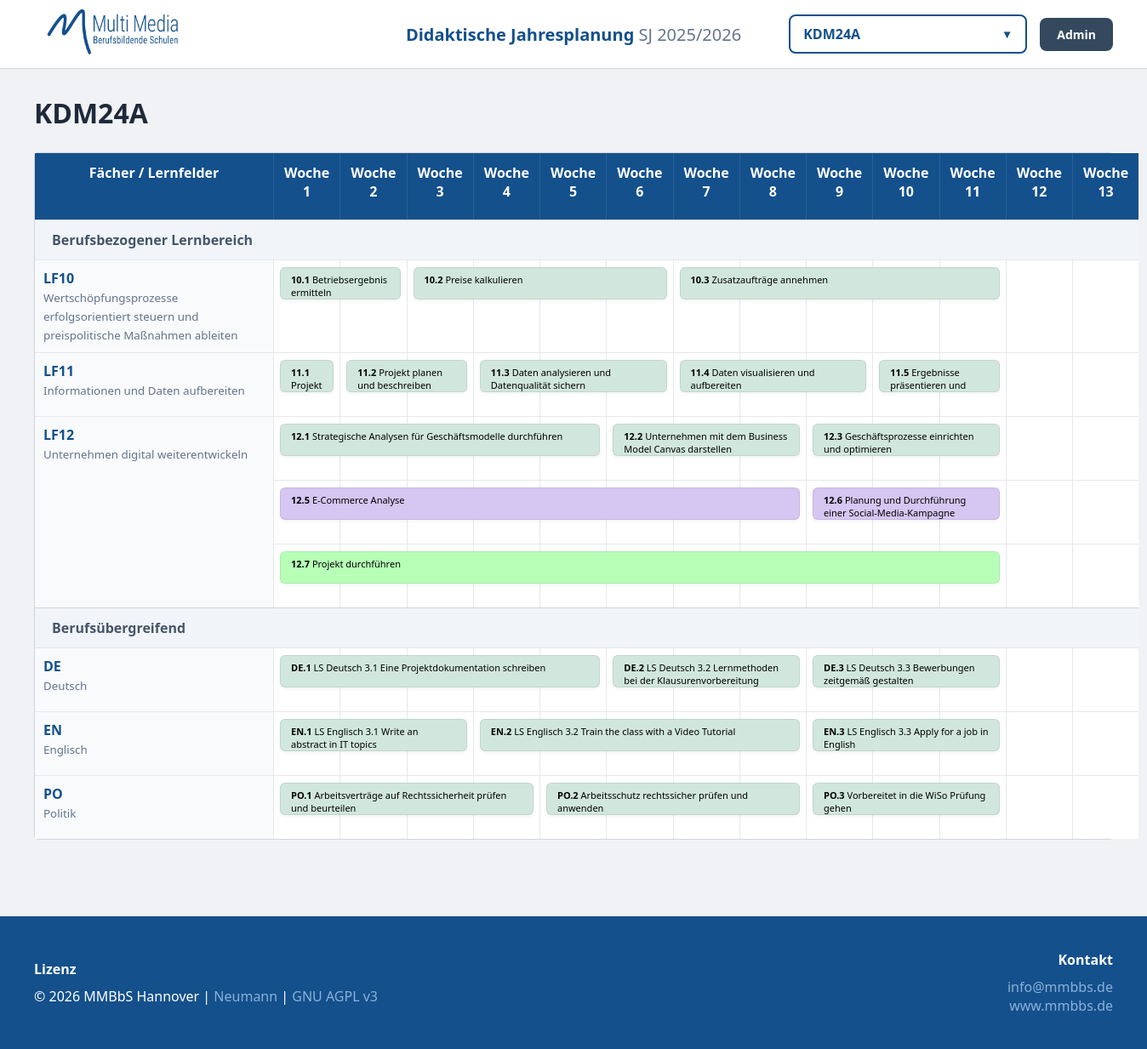
The app's page /didakt_index.php?c=KDM24A with its own data.
### tables this page shows
CREATE TABLE entities (
    id TEXT PRIMARY KEY, 
    name TEXT, 
    type TEXT -- 'classes' oder 'templates'
);

CREATE TABLE subjects (
    id INTEGER PRIMARY KEY AUTOINCREMENT,
    entity_id TEXT,
    sub_key TEXT,
    name TEXT,
    total_hours INTEGER,
    category TEXT,
    FOREIGN KEY(entity_id) REFERENCES entities(id) ON DELETE CASCADE
);

CREATE TABLE planning (
    id INTEGER PRIMARY KEY AUTOINCREMENT,
    subject_id INTEGER,
    ls_nr TEXT,
    title TEXT,
    hours INTEGER,
    start INTEGER,
    end INTEGER,
    color TEXT,
    url TEXT,
    FOREIGN KEY(subject_id) REFERENCES subjects(id) ON DELETE CASCADE
);

### didakt_index.php (the view, shortened to what this page needs)
<?php
try {
    $db = new PDO('sqlite:didakt_data.db');
    $db->setAttribute(PDO::ATTR_ERRMODE, PDO::ERRMODE_EXCEPTION);
} catch (Exception $e) {
    die("Datenbankfehler. Bitte didakt_admin.php aufrufen.");
}
$selId = $_GET['c'] ?? null;
$class = null;
if ($selId) {
    $stmt = $db->prepare("SELECT * FROM entities WHERE id = ? AND type='classes'");
    $stmt->execute([$selId]);
    $class = $stmt->fetch(PDO::FETCH_ASSOC);
}
$schuljahr = "2025/2026";
$dropdownClasses = $db->query("SELECT * FROM entities WHERE type='classes' ORDER BY name COLLATE NOCASE")->fetchAll(PDO::FETCH_ASSOC);
function getSortedData($db, $entityId) {
    $stmt = $db->prepare("SELECT * FROM subjects WHERE entity_id = ? ORDER BY
        CASE WHEN sub_key LIKE 'LF%' THEN 0 ELSE 1 END,
        CAST(SUBSTR(sub_key, 3) AS INTEGER), sub_key");
    $stmt->execute([$entityId]);
    $subs = $stmt->fetchAll(PDO::FETCH_ASSOC);
    $b = []; $u = [];
    foreach ($subs as $s) {
        $lsStmt = $db->prepare("SELECT * FROM planning WHERE subject_id = ? ORDER BY ls_nr");
        $lsStmt->execute([$s['id']]);
        $s['planning'] = $lsStmt->fetchAll(PDO::FETCH_ASSOC);
        if (($s['category']??'')==='bezogen' || strpos($s['sub_key'],'LF')===0) $b[]=$s;
        else $u[]=$s;
    }
    return ['Berufsbezogener Lernbereich' => $b, 'Berufsübergreifend' => $u];
}
function stackPlanning($planning) {
    usort($planning, function($a, $b) { return $a['start'] <=> $b['start']; });
    $rows = [];
    foreach ($planning as $ls) {
        $placed = false;
        foreach ($rows as &$row) {
            $overlap = false;
            foreach ($row as $existing) {
                if (!($ls['end'] < $existing['start'] || $ls['start'] > $existing['end'])) { $overlap = true; break; }
            }
            if (!$overlap) { $row[] = $ls; $placed = true; break; }
        }
        if (!$placed) { $rows[] = [$ls]; }
    }
    return $rows;
}
?>
<!DOCTYPE html>
<html lang="de">
<head>
</head>
<body>
<header>
    <div><img src="logo.png" style="height:55px;" onerror="this.style.visibility='hidden'"></div>
    <div class="header-title"><h1>Didaktische Jahresplanung <span style="font-weight:300; color:#64748b;">SJ <?= $schuljahr ?></span></h1></div>
    <div style="display:flex; justify-content:flex-end; gap:15px; align-items:center;">
        <div class="custom-select-container" id="customSelect">
            <div class="select-trigger" onclick="toggleMenu(event)">
                <span><?= $class ? htmlspecialchars($class['name']) : 'Klasse wählen...' ?></span>
                <small>▼</small>
            </div>
        </div>
        <a href="didakt_admin.php" style="text-decoration:none; background:#34495e; color:white; padding:10px 20px; border-radius:8px; font-size:14px; font-weight:600;">Admin</a>
    </div>
</header>
<div class="container">
    <?php if($class): $sorted = getSortedData($db, $class['id']); ?>
        <h1 style="margin-top:0; margin-bottom:25px; color:#1e293b;"><?= htmlspecialchars($class['name']) ?></h1>
        <div class="grid">
            <div class="cell header-cell" style="border-left:none;">Fächer / Lernfelder</div>
            <?php for($i=1; $i<=13; $i++) echo "<div class='cell header-cell'>Woche $i</div>"; ?>
            <?php foreach($sorted as $catName => $subs): if(empty($subs)) continue; ?>
                <div class="cat-row"><?= $catName ?></div>
                <?php foreach($subs as $s):
                    $stackedRows = stackPlanning($s['planning']);
                    $rowCount = max(1, count($stackedRows));
                ?>
                    <div class="cell" style="grid-row: span <?= $rowCount ?>; background:#f8fafc; font-weight:600; border-left:none;">
                        <span style="color:var(--primary-blue)"><?= htmlspecialchars($s['sub_key']) ?></span><br>
                        <small style="color:#64748b; font-weight:400;"><?= htmlspecialchars($s['name']) ?></small>
                    </div>
                    <?php for($r=0; $r < $rowCount; $r++): ?>
                        <?php for($w=1; $w<=13; $w++):
                            $hasStart = false;
                            if(isset($stackedRows[$r])) {
                                foreach($stackedRows[$r] as $p) if($p['start'] == $w) $hasStart = true;
                            }
                        ?>
                            <div class="cell" style="<?= $hasStart ? 'z-index: 10;' : '' ?>">
                                <?php if(isset($stackedRows[$r])): foreach($stackedRows[$r] as $p): if($p['start'] == $w):
                                    $numWeeks = ($p['end'] - $p['start'] + 1);
                                    $barWidth = "calc(" . ($numWeeks * 100) . "% + " . ($numWeeks - 1) . "px - 14px)";
                                    $url = !empty($p['url']) ? $p['url'] : null;
                                ?>
                                    <div class="ls-bar"
                                         style="background:<?= $p['color'] ?>; width:<?= $barWidth ?>; left: 7px; <?= $url ? 'cursor:pointer' : '' ?>"
                                         onclick="<?= $url ? "window.open('$url','_blank')" : "" ?>">
                                        <strong><?= htmlspecialchars($p['ls_nr'] ?? '') ?></strong> <?= htmlspecialchars($p['title']) ?>
                                    </div>
                                <?php endif; endforeach; endif; ?>
                            </div>
                        <?php endfor; endfor; ?>
                <?php endforeach; endforeach; ?>
        </div>
    <?php endif; ?>
</div>
<footer>
    <div class="footer-content">
        <div>
            <h4 style="margin:0 0 10px 0;">Lizenz</h4>
            © <?= date('Y') ?> MMBbS Hannover | <a href="https://github.com/herr-nm/MMBbS_Didaktischer_Jahresplan" target="_blank" class="footer-link">Neumann</a> | <a href="https://www.gnu.org/licenses/agpl-3.0.html" target="_blank" class="footer-link">GNU AGPL v3</a>
        </div>
        <div style="text-align: right;">
            <h4 style="margin:0 0 10px 0;">Kontakt</h4>
            <a href="mailto:info@mmbbs.de" class="footer-link">info@mmbbs.de</a><br>
            <a href="https://www.mmbbs.de" target="_blank" class="footer-link">www.mmbbs.de</a>
        </div>
    </div>
</footer>
</body>
</html>

### didakt_index.php (style rules this page uses)
:root { --primary-blue: #14508c; --border-dark: #d1d5db; --border-light: #e5e7eb; }
body { font-family: 'Segoe UI', system-ui, sans-serif; background: #f0f2f5; margin: 0; display: flex; flex-direction: column; min-height: 100vh; }
header { background: #fff; padding: 10px 40px; display: grid; grid-template-columns: 1fr auto 1fr; align-items: center; border-bottom: 1px solid var(--border-dark); gap: 20px; }
.header-title h1 { margin: 0; font-size: 1.25rem; color: var(--primary-blue); }
.custom-select-container { position: relative; width: 280px; }
.select-trigger { padding: 10px 15px; background: white; border: 2px solid var(--primary-blue); border-radius: 8px; cursor: pointer; display: flex; justify-content: space-between; align-items: center; font-weight: 600; color: var(--primary-blue); transition: all 0.2s; }
.container { padding: 30px 40px; flex: 1; }
.grid { display: grid; grid-template-columns: 280px repeat(13, 1fr); background: #fff; border: 1px solid var(--border-dark); border-radius: 4px; }
.cell { padding: 10px; min-height: 54px; position: relative; border-top: 1px solid var(--border-light); border-left: 1px solid var(--border-light); background: #fff; }
.header-cell { background: var(--primary-blue); color: white; text-align: center; font-weight: 600; padding: 12px; border: none; border-left: 1px solid rgba(255,255,255,0.1); }
.cat-row { grid-column: span 14; background: #f1f5f9; padding: 12px 20px; font-weight: bold; color: #475569; border-top: 1px solid var(--border-dark); }
.ls-bar { position: absolute; top: 8px; height: 38px; border-radius: 6px; font-size: 11px; padding: 6px 12px; box-sizing: border-box; z-index: 100; border: 1px solid rgba(0,0,0,0.08); overflow: hidden; box-shadow: 0 2px 4px rgba(0,0,0,0.05); transition: transform 0.1s; }
footer { background-color: #14508c; color: white; padding: 40px 0; margin-top: 60px; }
.footer-content { max-width: 1320px; margin: 0 auto; padding: 0 40px; display: flex; justify-content: space-between; align-items: center; }
.footer-link { color: #89b1d8; text-decoration: none; transition: color 0.2s; }

### records on screen
entities: name "KDM24A"
subjects: sub_key "LF10", name "Wertschöpfungsprozesse erfolgsorientiert steuern und preispolitische Maßnahmen ableiten"
planning: ls_nr "10.1", title "Betriebsergebnis ermitteln"
planning: ls_nr "10.2", title "Preise kalkulieren"
planning: ls_nr "10.3", title "Zusatzaufträge annehmen"
subjects: sub_key "LF11", name "Informationen und Daten aufbereiten"
planning: ls_nr "11.1", title "Projekt…"
planning: ls_nr "11.2", title "Projekt planen und beschreiben"
planning: ls_nr "11.3", title "Daten analysieren und Datenqualität sichern"
planning: ls_nr "11.4", title "Daten visualisieren und aufbereiten"
planning: ls_nr "11.5", title "Ergebnisse präsentieren und…"
subjects: sub_key "LF12", name "Unternehmen digital weiterentwickeln"
planning: ls_nr "12.1", title "Strategische Analysen für Geschäftsmodelle durchführen"
planning: ls_nr "12.2", title "Unternehmen mit dem Business Model Canvas darstellen"
planning: ls_nr "12.3", title "Geschäftsprozesse einrichten und optimieren"
planning: ls_nr "12.5", title "E-Commerce Analyse"
planning: ls_nr "12.6", title "Planung und Durchführung einer Social-Media-Kampagne"
planning: ls_nr "12.7", title "Projekt durchführen"
subjects: sub_key "DE", name "Deutsch"
planning: ls_nr "DE.1", title "LS Deutsch 3.1 Eine Projektdokumentation schreiben"
planning: ls_nr "DE.2", title "LS Deutsch 3.2 Lernmethoden bei der Klausurenvorbereitung…"
planning: ls_nr "DE.3", title "LS Deutsch 3.3 Bewerbungen zeitgemäß gestalten"
subjects: sub_key "EN", name "Englisch"
planning: ls_nr "EN.1", title "LS Englisch 3.1 Write an abstract in IT topics"
planning: ls_nr "EN.2", title "LS Englisch 3.2 Train the class with a Video Tutorial"
planning: ls_nr "EN.3", title "LS Englisch 3.3 Apply for a job in English"
subjects: sub_key "PO", name "Politik"
planning: ls_nr "PO.1", title "Arbeitsverträge auf Rechtssicherheit prüfen und beurteilen"
planning: ls_nr "PO.2", title "Arbeitsschutz rechtssicher prüfen und anwenden"
planning: ls_nr "PO.3", title "Vorbereitet in die WiSo Prüfung gehen"

### other values on screen
$schuljahr "2025/2026"
$catName "Berufsbezogener Lernbereich"
$catName "Berufsübergreifend"
